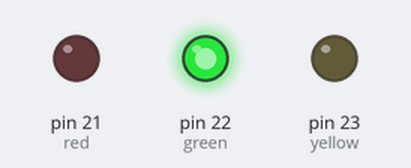
A sketch run on a simulated Arduino Mega 2560, built with avr-gcc and run on an emulated ATmega2560. Shown: output pins drawn as LEDs (lit = HIGH).

Above: at 5.0 s.
At 20.0 s:
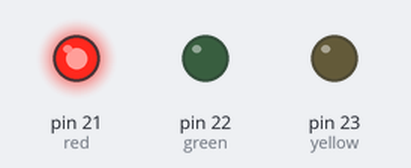
At 27.5 s:
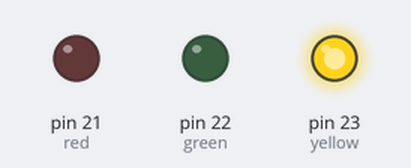
Timing chart, 0 to 39.0 s (numbered marks = the images above):
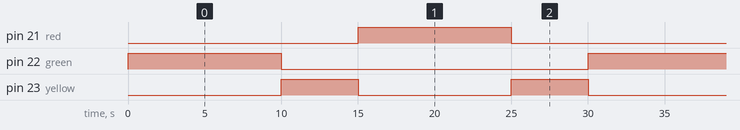

Measured:
- by itself, pin 21 (red), pin 22 (green): alternates HIGH for 10.0 s and LOW for 20.0 s
- by itself, pin 23 (yellow): alternates HIGH for 5.0 s and LOW for 10.0 s
- by itself, everything shown: repeats every 30.0 s, in 5 steps

The sketch:

traffic_light.ino
```cpp
int green   = 22;
int yellow = 23;
int red = 21;

void setup()
{
  pinMode(green,   OUTPUT);
  pinMode(yellow, OUTPUT);
  pinMode(red, OUTPUT);
}

void   loop()
{
  digitalWrite(green, HIGH);
  delay(10000);
  digitalWrite(green, LOW);
  digitalWrite(yellow,   HIGH);
  delay(5000);
  digitalWrite(yellow, LOW);
  digitalWrite(red, HIGH);
  delay(10000);
  digitalWrite(red, LOW);
  digitalWrite(yellow,   HIGH);
  delay(5000);
  digitalWrite(yellow, LOW);
}
```
